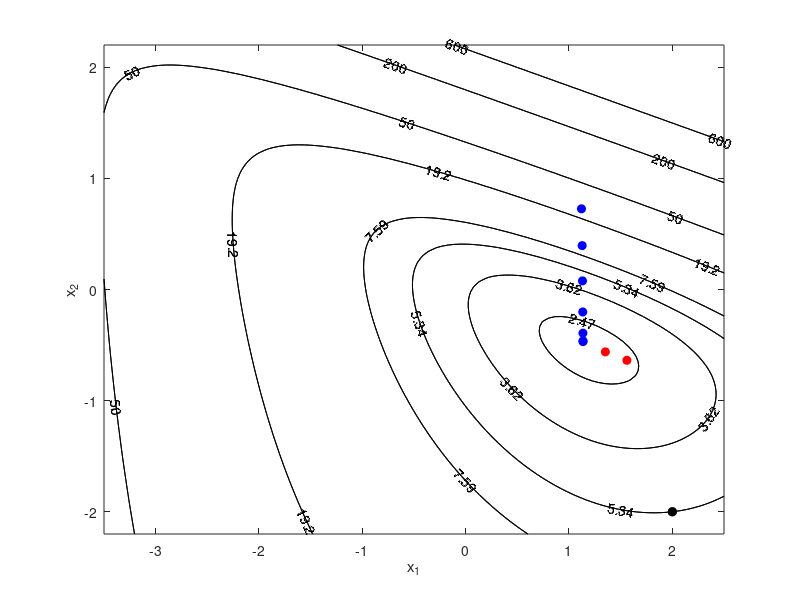

Write the MATLAB code that produced this figure.
tol = 1e-4;
x0 = [2; -2];
epsilon = tol;

% Define the given constants and initial guess
P = (1/8) * [7, sqrt(3); sqrt(3), 5];
xc = [1; 1];

% Define the function f0
f0 = @(x1, x2, xc, P) exp(x1 + 3*x2 - 0.1) + exp(-x1 - 0.1) + ([x1; x2] - xc)' * P * ([x1; x2] - xc);

% Gradient of f0(x)
grad_f0 = @(x) [exp(x(1) + 3*x(2) - 0.1) - exp(-x(1) - 0.1);
                3*exp(x(1) + 3*x(2) - 0.1) - exp(-x(1) - 0.1)] + 2*P*(x - xc);

% Hessian of f0(x)
hess_f0 = @(x) [exp(x(1) + 3*x(2) - 0.1) + exp(-x(1) - 0.1), 3*exp(x(1) + 3*x(2) - 0.1);
                3*exp(x(1) + 3*x(2) - 0.1), 9*exp(x(1) + 3*x(2) - 0.1)] + 2*P;

% Initialize iteration variables
x = x0;
x_es = {x0};

% Newton's method iteration
while true
    g = grad_f0(x);
    H = hess_f0(x);
    v = -H \ g;
    Delta = -g' * v;
    
    if Delta < epsilon
        break
    else
        x = x + v;
        x_es{end + 1} = x;
    end
end


x1_range = linspace(-3.5, 2.5, 100);
x2_range = linspace(-2.2, 2.2, 100);


% Create a grid of x1 and x2
[X1, X2] = meshgrid(x1_range, x2_range);

% Use arrayfun to apply f0 over the grid
Z = arrayfun(@(x1, x2) f0(x1, x2, xc, P), X1, X2);

% Create the contour plot
% contour(X1, X2, Z, ,'-k');
contour(X1, X2, Z, [2.47, 3.62, 5.34, 7.59, 19.2, 50, 200, 600], 'LineColor', 'k', 'ShowText','on');
xlabel('x_1');
ylabel('x_2');

% Plot the iterative points on the contour plot
hold on;
plot(x_es{1}(1), x_es{1}(2), 'blacko', 'MarkerFaceColor', 'black'); % Blue 'o' for the iterative points
for i = 2:length(x_es)
    plot(x_es{i}(1), x_es{i}(2), 'bo', 'MarkerFaceColor', 'b'); % Blue 'o' for the iterative points
end
% hold off;


tol = 1e-4;
x0 = [2; -2];
epsilon = tol;

% Define the given constants and initial guess
P = (1/8) * [7, sqrt(3); sqrt(3), 5];
xc = [1; 1];

% Define the function f0
f0 = @(x1, x2) exp(x1 + 3*x2 - 0.1) + exp(-x1 - 0.1) + ([x1; x2] - xc)' * P * ([x1; x2] - xc);

f0_1 = @(x) exp(x(1) + 3*x(2) - 0.1) + exp(-x(1) - 0.1) + (x - xc)' * P * (x - xc);

% Gradient of f0(x)
grad_f0 = @(x) [exp(x(1) + 3*x(2) - 0.1) - exp(-x(1) - 0.1);
                3*exp(x(1) + 3*x(2) - 0.1) - exp(-x(1) - 0.1)] + 2*P*(x - xc);

% Hessian of f0(x)
hess_f0 = @(x) [exp(x(1) + 3*x(2) - 0.1) + exp(-x(1) - 0.1), 3*exp(x(1) + 3*x(2) - 0.1);
                3*exp(x(1) + 3*x(2) - 0.1), 9*exp(x(1) + 3*x(2) - 0.1)] + 2*P;


% Initialize iteration variables
x = x0;
x_es = {x0};

% Newton's method iteration
x = x0; % Starting point

% Parameters for backtracking line search
alpha = 0.5;  % Typically a small number between 0.01 and 0.3
beta = 0.5;   % Typically a number between 0.1 and 0.8

% Newton's method with backtracking line search
i = 2;
N = 0;
while true
    g = grad_f0(x);           % Gradient at current point x
    H = hess_f0(x);           % Hessian at current point x
    v = -H \ g;               % Calculate the Newton direction
    Delta = -g' * v;          % Calculate the Newton decrement
    
    if Delta < epsilon      % Convergence check
        break
    end
    
    % Backtracking line search
    s = 1;                    % Initialize step size
    while f0_1(x + s*v) > f0_1(x) + alpha*s*g'*v
        s = beta * s;         % Reduce step size
        
    end
    x = x + s*v;              % Update the point x
    x_es{i} = x;
    N = N + 1;
    i = i + 1;
    if N > 1
        break
    end
end

x_optimal = x; % Optimal point found by the algorithm

x1_range = linspace(-3.5, 2.5, 100);
x2_range = linspace(-2.2, 2.2, 100);


% Create a grid of x1 and x2
[X1, X2] = meshgrid(x1_range, x2_range);

% Use arrayfun to apply f0 over the grid
Z = arrayfun(@(x1, x2) f0(x1, x2), X1, X2);

% Create the contour plot
% contour(X1, X2, Z, ,'-k');
contour(X1, X2, Z, [2.47, 3.62, 5.34, 7.59, 19.2, 50, 200, 600], 'LineColor', 'k', 'ShowText','on');
xlabel('x_1');
ylabel('x_2');

% Plot the iterative points on the contour plot
hold on;
plot(x_es{1}(1), x_es{1}(2), 'blacko', 'MarkerFaceColor', 'black'); % Blue 'o' for the iterative points
for i = 2:length(x_es)
    plot(x_es{i}(1), x_es{i}(2), 'ro', 'MarkerFaceColor', 'r'); 
end
hold off;

x_optimal = fminsearch(f0_1, x0);
display(x_optimal);